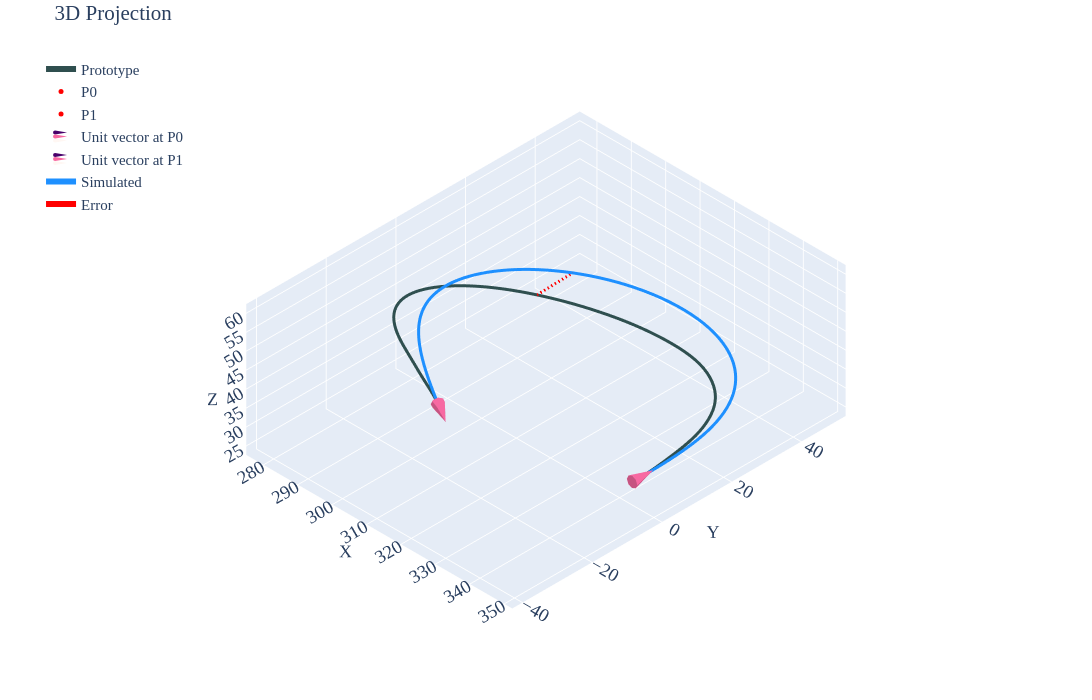

Source (notebook cell):
### Code cell
#| label: p1c1

gravity_looper(psit=1,case=1,base_radius=2.187,pfix='radius-sens\\radius-90-2187\\')
